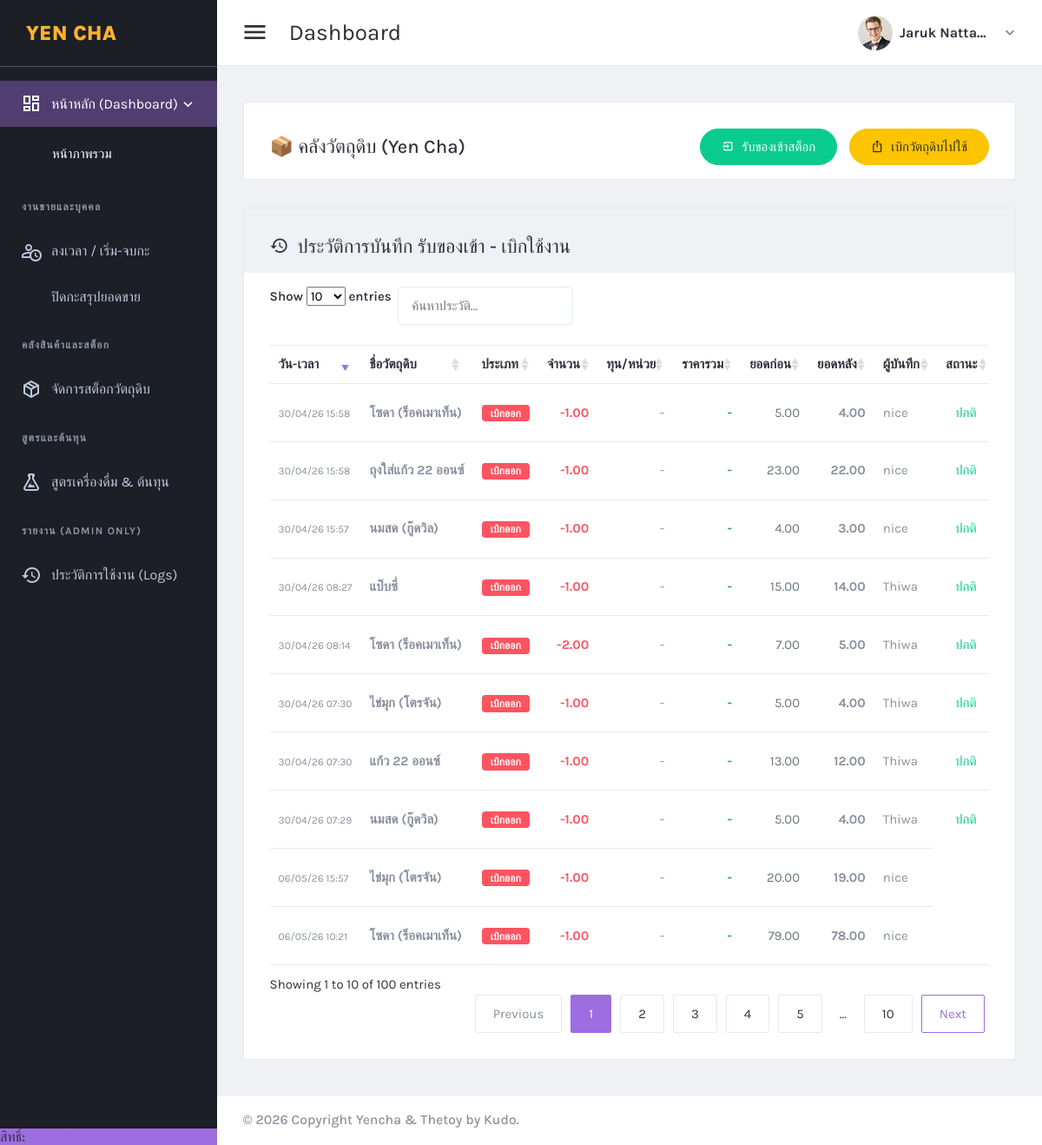
Page /yencha/restockOld.php (signed in) on the committed database.
### tables this page shows
CREATE TABLE `yencha_stock_log` (
  `id` int(11) NOT NULL AUTO_INCREMENT,
  `ingredient_id` int(11) NOT NULL,
  `type` enum('in','out') NOT NULL COMMENT 'in = รับเข้า, out = เบิกออก',
  `qty` decimal(10,2) NOT NULL,
  `price_at_time` decimal(10,2) DEFAULT 0.00 COMMENT 'เก็บราคาที่ซื้อจริงในหน้าประวัติ',
  `old_qty` decimal(10,2) NOT NULL COMMENT 'สต็อกก่อนเปลี่ยน',
  `new_qty` decimal(10,2) NOT NULL COMMENT 'สต็อกหลังเปลี่ยน',
  `user_id` int(11) NOT NULL,
  `note` varchar(255) DEFAULT NULL,
  `created_at` timestamp NULL DEFAULT current_timestamp(),
  `status` enum('active','canceled') DEFAULT 'active' COMMENT 'ยกเลิก หรือใช้งานรายการนี้',
  PRIMARY KEY (`id`),
  KEY `ingredient_id` (`ingredient_id`),
  CONSTRAINT `yencha_stock_log_ibfk_1` FOREIGN KEY (`ingredient_id`) REFERENCES `yencha_ingredients` (`id`)
);

CREATE TABLE `yencha_ingredients` (
  `id` int(11) NOT NULL AUTO_INCREMENT,
  `name` varchar(255) NOT NULL,
  `unit` varchar(50) NOT NULL COMMENT 'หน่วยบรรจุที่ใช้ตัดสต็อก เช่น ถุง, ขวด, กล่อง',
  `stock_qty` decimal(10,2) DEFAULT 0.00 COMMENT 'จำนวนหน่วยบรรจุคงเหลือปัจจุบัน',
  `min_qty` decimal(10,2) DEFAULT 2.00 COMMENT 'จุดแจ้งเตือนเมื่อเหลือน้อย',
  `quantity_per_unit` decimal(10,2) DEFAULT 1.00 COMMENT 'ปริมาณเนื้อในต่อ 1 หน่วยบรรจุ (เช่น 500)',
  `purchase_price` decimal(10,2) DEFAULT 0.00 COMMENT 'ราคาล่าสุดในหน้าวัตถุดิบ',
  `base_unit_name` varchar(50) DEFAULT 'กรัม' COMMENT 'ชื่อหน่วยย่อย (เช่น กรัม, มล.)',
  `created_at` timestamp NULL DEFAULT current_timestamp(),
  `updated_at` timestamp NULL DEFAULT current_timestamp() ON UPDATE current_timestamp(),
  `is_active` tinyint(1) DEFAULT 1,
  PRIMARY KEY (`id`),
  UNIQUE KEY `name` (`name`)
);

CREATE TABLE `users` (
  `id` int(11) NOT NULL AUTO_INCREMENT,
  `username` varchar(50) NOT NULL,
  `password` varchar(255) NOT NULL,
  `fullname` varchar(100) DEFAULT NULL,
  `role_id` int(11) NOT NULL DEFAULT 4,
  `allowed_app` enum('thetoy','yencha','all') NOT NULL DEFAULT 'yencha',
  `created_at` timestamp NULL DEFAULT current_timestamp(),
  `status` enum('active','inactive') DEFAULT 'active',
  `created_by` int(11) DEFAULT NULL,
  `updated_by` int(11) DEFAULT NULL,
  `updated_at` timestamp NULL DEFAULT current_timestamp() ON UPDATE current_timestamp(),
  PRIMARY KEY (`id`),
  UNIQUE KEY `username` (`username`),
  KEY `fk_user_role` (`role_id`),
  CONSTRAINT `fk_user_role` FOREIGN KEY (`role_id`) REFERENCES `roles` (`role_id`) ON DELETE CASCADE ON UPDATE CASCADE
);

### yencha/restockOld.php (the view, shortened to what this page needs)
<?php
require_once '../connectDB.php';
?>
<!DOCTYPE html>
<html lang="en" dir="ltr">
<head>
    <?php include "inc/header_script.php"; ?>
</head>
<body class="navbar-fixed sidebar-fixed" id="body">
    <div class="wrapper">
        <?php include "inc/left-sidebar.php"; ?>
        <div class="page-wrapper">
            <?php include "inc/main-header.php"; ?>
            <div class="content-wrapper">
                <div class="content">
                    <div class="card card-default">
                        <div class="card-header d-flex justify-content-between align-items-center">
                            <h2>📦 คลังวัตถุดิบ (Yen Cha)</h2>
                            <div>
                                <?php if (isset($_SESSION['role_id']) && in_array($_SESSION['role_id'], [1, 2])): ?>
                                    <button class="btn btn-success btn-pill shadow-sm ml-2" data-toggle="modal" data-target="#restockModal">
                                        <i class="mdi mdi-import mr-1"></i> รับของเข้าสต็อก
                                    </button>
                                <?php endif; ?>
                                <button class="btn btn-warning btn-pill shadow-sm ml-2" data-toggle="modal" data-target="#withdrawModal">
                                    <i class="mdi mdi-export-variant mr-1"></i> เบิกวัตถุดิบไปใช้
                                </button>
                            </div>
                        </div>
                    </div>
                    <div class="card card-default">
                        <div class="card-header bg-light">
                            <h2><i class="mdi mdi-history mr-2"></i>ประวัติการบันทึก รับของเข้า - เบิกใช้งาน</h2>
                        </div>
                        <div class="card-body">
                            <div class="table-responsive">
                                <table id="data-table" class="table table-hover table-product nowrap" style="width:100%">
                                    <thead>
                                        <tr>
                                            <th>วัน-เวลา</th>
                                            <th>ชื่อวัตถุดิบ</th>
                                            <th>ประเภท</th>
                                            <th class="text-right">จำนวน</th>
                                            <th class="text-right">ทุน/หน่วย</th>
                                            <th class="text-right">ราคารวม</th>
                                            <th class="text-right">ยอดก่อน</th>
                                            <th class="text-right">ยอดหลัง</th>
                                            <th>ผู้บันทึก</th>
                                            <th class="text-center">สถานะ</th>
                                        </tr>
                                    </thead>
                                    <tbody>
                                        <?php
                                        $log_sql = "SELECT l.*, i.name as ing_name, i.unit as ing_unit, u.username as staff_name
                                                    FROM yencha_stock_log l
                                                    LEFT JOIN yencha_ingredients i ON l.ingredient_id = i.id
                                                    LEFT JOIN users u ON l.user_id = u.id
                                                    ORDER BY l.created_at DESC LIMIT 100";
                                        $log_stmt = $conn->prepare($log_sql);
                                        $log_stmt->execute();
                                        while ($log = $log_stmt->fetch(PDO::FETCH_ASSOC)) {
                                            $is_in = ($log['type'] == 'in');
                                            $badge_class = $is_in ? 'badge-success' : 'badge-danger';
                                            $type_text = $is_in ? 'รับเข้า' : 'เบิกออก';
                                            $qty_prefix = $is_in ? '+' : '-';
                                            $qty_class = $is_in ? 'text-success' : 'text-danger';
                                            $status_active = ($log['status'] == 'active');
                                            $total_row_price = $log['qty'] * $log['price_at_time'];
                                        ?>
                                            <tr <?php echo !$status_active ? 'style="opacity: 0.6;"' : ''; ?>>
                                                <td><small><?php echo date('d/m/y H:i', strtotime($log['created_at'])); ?></small></td>
                                                <td><strong><?php echo htmlspecialchars($log['ing_name']); ?></strong></td>
                                                <td><span class="badge <?php echo $badge_class; ?>"><?php echo $type_text; ?></span></td>
                                                <td class="text-right font-weight-bold <?php echo $qty_class; ?>">
                                                    <?php echo $qty_prefix . number_format($log['qty'], 2); ?>
                                                </td>
                                                <td class="text-right">
                                                    <?php echo ($is_in && $log['price_at_time'] > 0) ? number_format($log['price_at_time'], 2) : '-'; ?>
                                                </td>
                                                <td class="text-right price-text">
                                                    <?php echo ($is_in && $total_row_price > 0) ? number_format($total_row_price, 2) : '-'; ?>
                                                </td>
                                                <td class="text-right text-muted"><?php echo number_format($log['old_qty'], 2); ?></td>
                                                <td class="text-right font-weight-bold"><?php echo number_format($log['new_qty'], 2); ?></td>
                                                <td><?php echo htmlspecialchars($log['staff_name'] ?? 'System'); ?></td>
                                                <td class="text-center">
                                                    <?php echo $status_active ? '<span class="text-success">ปกติ</span>' : '<span class="text-muted">ยกเลิก</span>'; ?>
                                                </td>
                                            </tr>
                                        <?php } ?>
                                    </tbody>
                                </table>
                            </div>
                        </div>
                    </div>
                </div>
            </div>
            <?php include "inc/footer.php"; ?>
        </div>
    </div>
</body>
</html>

### yencha/inc/header_script.php (shortened to what this page needs)
<head>
  <link href="plugins/material/css/materialdesignicons.min.css" rel="stylesheet" />
  <link href="plugins/simplebar/simplebar.css" rel="stylesheet" />
  <link href="plugins/nprogress/nprogress.css" rel="stylesheet" />
  <link href="plugins/DataTables/DataTables-1.10.18/css/jquery.dataTables.min.css" rel="stylesheet" />
  <link href="plugins/jvectormap/jquery-jvectormap-2.0.3.css" rel="stylesheet" />
  <link href="https://cdn.quilljs.com/1.3.6/quill.snow.css" rel="stylesheet">
  <link href="plugins/toaster/toastr.min.css" rel="stylesheet" />
  <link id="main-css-href" rel="stylesheet" href="css/style.css" />
  <link href="https://cdn.jsdelivr.net/npm/select2@4.1.0-rc.0/dist/css/select2.min.css" rel="stylesheet" />
  <link rel="stylesheet" href="https://cdn.jsdelivr.net/npm/@ttskch/select2-bootstrap4-theme@x.x.x/dist/select2-bootstrap4.min.css">
</head>

### yencha/inc/left-sidebar.php (shortened to what this page needs)
<aside class="left-sidebar bg-sidebar">
    <div id="sidebar" class="sidebar sidebar-with-footer">
        <div class="app-brand">
            <a href="index.php" title="Yen Cha System">
                <span class="brand-name text-truncate" style="color: #ffb22b; font-weight: 800; font-size: 1.5rem;">YEN CHA</span>
            </a>
        </div>
        <div class="" data-simplebar style="height: 100%;">
            <ul class="nav sidebar-inner" id="sidebar-menu">
                <li class="has-sub active expand">
                    <a class="sidenav-item-link" href="javascript:void(0)" data-toggle="collapse" data-target="#dashboard"
                        aria-expanded="false" aria-controls="dashboard">
                        <i class="mdi mdi-view-dashboard-outline"></i>
                        <span class="nav-text">หน้าหลัก (Dashboard)</span> <b class="caret"></b>
                    </a>
                    <ul class="collapse show" id="dashboard" data-parent="#sidebar-menu">
                        <div class="sub-menu">
                            <li class="active">
                                <a class="sidenav-item-link" href="index.php">
                                    <span class="nav-text">หน้าภาพรวม</span>
                                </a>
                            </li>
                        </div>
                    </ul>
                </li>
                <li class="section-title">งานขายและบุคคล</li>
                <li>
                    <a class="sidenav-item-link" href="attendance.php">
                        <i class="mdi mdi-account-clock-outline"></i>
                        <span class="nav-text">ลงเวลา / เริ่ม-จบกะ</span>
                    </a>
                </li>
                <li>
                    <a class="sidenav-item-link" href="close_shift.php">
                        <span class="nav-text">ปิดกะสรุปยอดขาย</span>
                    </a>
                </li>
                <li class="section-title">คลังสินค้าและสต็อก</li>
                <li>
                    <a class="sidenav-item-link" href="ingredients.php">
                        <i class="mdi mdi-package-variant-closed"></i>
                        <span class="nav-text">จัดการสต็อกวัตถุดิบ</span>
                    </a>
                </li>
                <li class="section-title">สูตรและต้นทุน</li>
                <li>
                    <a class="sidenav-item-link" href="menus.php">
                        <i class="mdi mdi-flask-outline"></i>
                        <span class="nav-text">สูตรเครื่องดื่ม & ต้นทุน</span>
                    </a>
                </li>
                <?php if($_SESSION['role_id'] == 1): ?>
                <li class="section-title">รายงาน (Admin Only)</li>
                <li>
                    <a class="sidenav-item-link" href="audit_logs.php">
                        <i class="mdi mdi-history"></i>
                        <span class="nav-text">ประวัติการใช้งาน (Logs)</span>
                    </a>
                </li>
                <?php endif; ?>
            </ul>
        </div>
        <div class="sidebar-footer">
            <div class="sidebar-footer-content">
                <h6 class="text-uppercase">
                    สิทธิ์: <span class="text-primary"><?php echo ($_SESSION['role_id']==1?'Admin':($_SESSION['role_id']==2?'บัญชี':'พนักงาน')); ?></span>
                </h6>
            </div>
        </div>
    </div>
</aside>

### yencha/inc/main-header.php (shortened to what this page needs)
<header class="main-header" id="header">
  <nav class="navbar navbar-expand-lg navbar-light" id="navbar">
    <button id="sidebar-toggler" class="sidebar-toggle">
    </button>
    <span class="page-title">dashboard</span>
    <div class="navbar-right ">
      <ul class="nav navbar-nav">
        <li class="dropdown user-menu">
          <button class="dropdown-toggle nav-link" data-toggle="dropdown">
            <img src="images/user/user-xs-01.jpg" class="user-image rounded-circle" alt="User Image" />
            <span class="d-none d-lg-inline-block"><?php echo $_SESSION['fullname']; ?></span>
          </button>
        </li>
      </ul>
    </div>
  </nav>
</header>

### yencha/inc/footer.php (shortened to what this page needs)
<footer class="footer mt-auto">
  <div class="copyright bg-white">
    <p>
      &copy; <span id="copy-year"></span> Copyright Yencha & Thetoy by Kudo.
    </p>
  </div>
</footer>

### yencha/restockOld.php (style rules this page uses)
.table-responsive { display: block; width: 100%; overflow-x: auto; -webkit-overflow-scrolling: touch; border: none; }
#data-table th, #data-table td { white-space: nowrap; vertical-align: middle; }
.price-text { color: #28a745; font-weight: bold; }

### rows in the picture
yencha_stock_log: created_at "06/05/26 15:57", ingredient.name "ไข่มุก (โตรจัน)", type "เบิกออก", type "-", qty "1.00", old_qty "20.00", new_qty "19.00", user.username "nice"
yencha_stock_log: created_at "06/05/26 10:21", ingredient.name "โซดา (ร็อคเมาเท็น)", type "เบิกออก", type "-", qty "1.00", old_qty "79.00", new_qty "78.00", user.username "nice"
yencha_stock_log: created_at "30/04/26 15:58", ingredient.name "โซดา (ร็อคเมาเท็น)", type "เบิกออก", type "-", qty "1.00", old_qty "5.00", new_qty "4.00", user.username "nice", status "ปกติ"
yencha_stock_log: created_at "30/04/26 15:58", ingredient.name "ถุงใส่แก้ว 22 ออนซ์", type "เบิกออก", type "-", qty "1.00", old_qty "23.00", new_qty "22.00", user.username "nice", status "ปกติ"
yencha_stock_log: created_at "30/04/26 15:57", ingredient.name "นมสด (กู๊ดวิล)", type "เบิกออก", type "-", qty "1.00", old_qty "4.00", new_qty "3.00", user.username "nice", status "ปกติ"
yencha_stock_log: created_at "30/04/26 08:27", ingredient.name "แป๊บซี่", type "เบิกออก", type "-", qty "1.00", old_qty "15.00", new_qty "14.00", user.username "Thiwa", status "ปกติ"
yencha_stock_log: created_at "30/04/26 08:14", ingredient.name "โซดา (ร็อคเมาเท็น)", type "เบิกออก", type "-", qty "2.00", old_qty "7.00", new_qty "5.00", user.username "Thiwa", status "ปกติ"
yencha_stock_log: created_at "30/04/26 07:30", ingredient.name "ไข่มุก (โตรจัน)", type "เบิกออก", type "-", qty "1.00", old_qty "5.00", new_qty "4.00", user.username "Thiwa", status "ปกติ"
yencha_stock_log: created_at "30/04/26 07:30", ingredient.name "แก้ว 22 ออนซ์", type "เบิกออก", type "-", qty "1.00", old_qty "13.00", new_qty "12.00", user.username "Thiwa", status "ปกติ"
yencha_stock_log: created_at "30/04/26 07:29", ingredient.name "นมสด (กู๊ดวิล)", type "เบิกออก", type "-", qty "1.00", old_qty "5.00", new_qty "4.00", user.username "Thiwa", status "ปกติ"

### other values in the picture
$_SESSION['fullname'] "Jaruk Natta…"
